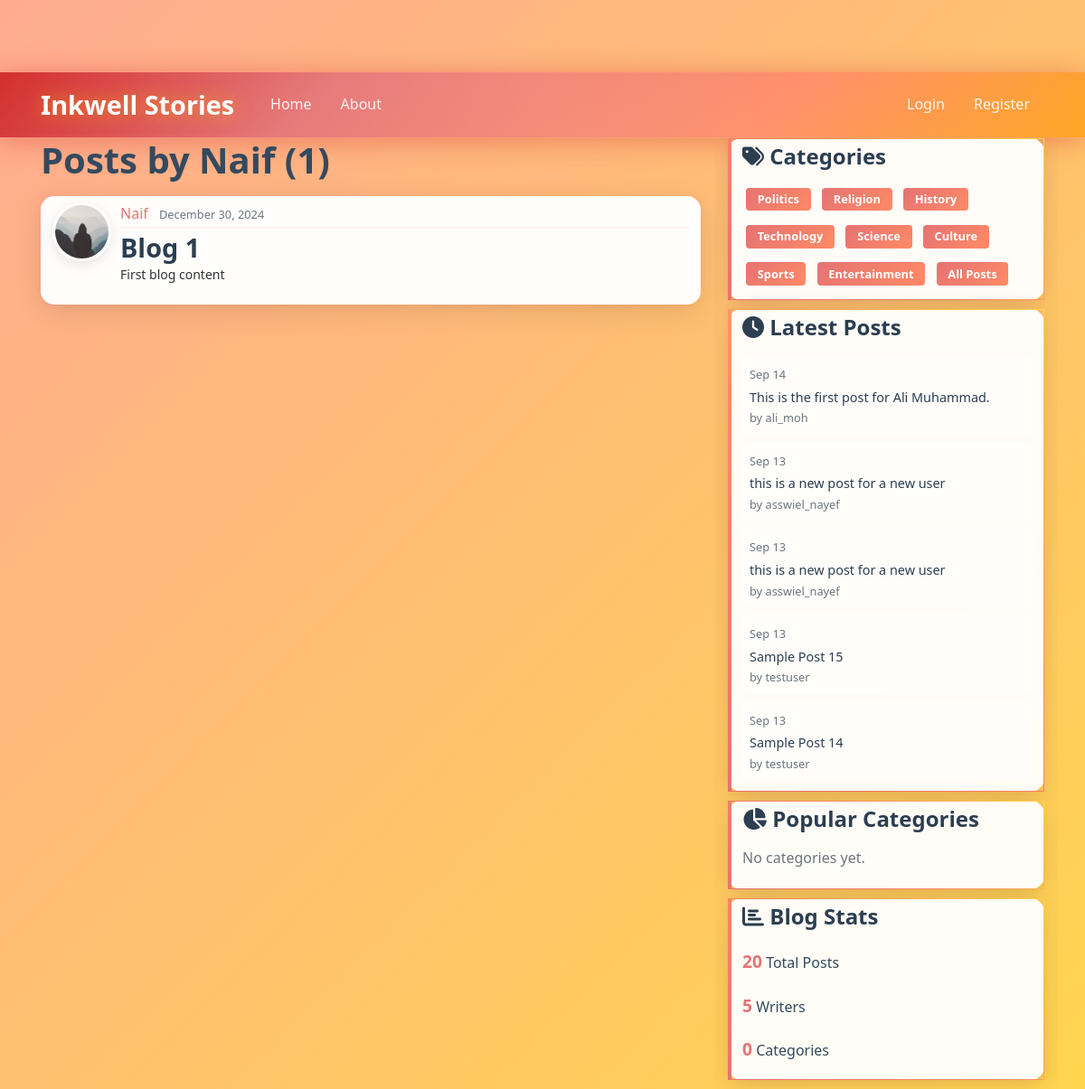
Page /user/Naif on the earlier database version.
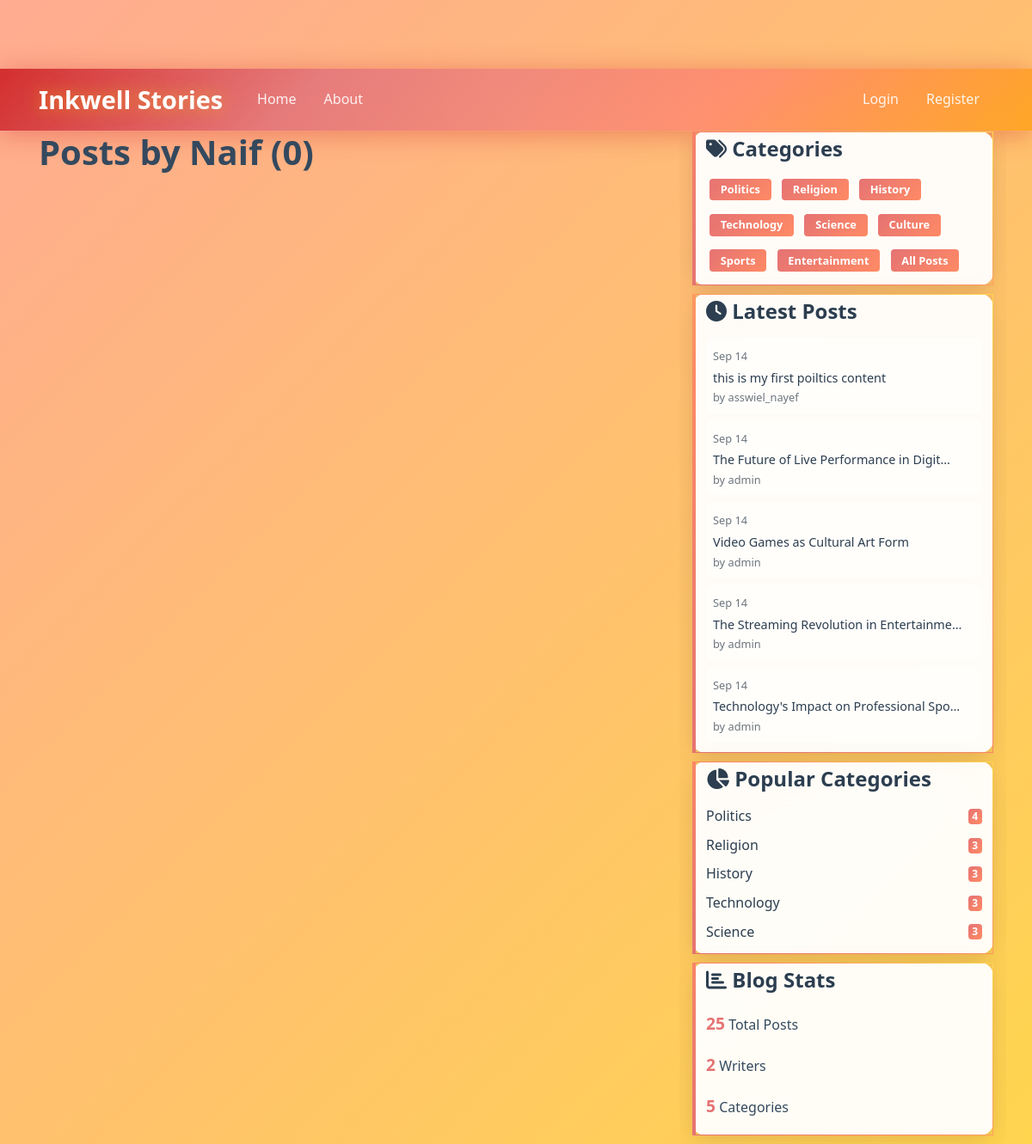
Same page on the later database version.
### blog/models.py (models this page shows, shortened)
class Post(models.Model):
    CATEGORY_CHOICES = [
        ('politics', 'Politics'),
        ('religion', 'Religion'),
        ('history', 'History'),
        ('technology', 'Technology'),
        ('science', 'Science'),
        ('culture', 'Culture'),
        ('sports', 'Sports'),
        ('entertainment', 'Entertainment'),
        ('other', 'Something else'),
    ]
    title = models.CharField(max_length=100)
    content = models.TextField()
    category = models.CharField(max_length=20, choices=CATEGORY_CHOICES, default='other')
    custom_category = models.CharField(max_length=50, blank=True, null=True, help_text="Enter a custom category if 'Something else' is selected")
    date_posted = models.DateTimeField(default = timezone.now) #when the object is createsd we will assigne the current time to it
    author = models.ForeignKey(User, on_delete=models.CASCADE) # if user is deleted their posts will be delted as well

### users/models.py (models this page shows, shortened)
class Profile(models.Model):
    user = models.OneToOneField(User, on_delete=models.CASCADE) #when deleting user profile will be dleted also
    image = models.ImageField(default='default.jpg', upload_to='profile_pic')

### blog/views.py (the view)
# urls.py: path('user/<str:username>', views.user_posts, name='user-posts'),
def user_posts(request, username):
    user = get_object_or_404(User, username=username)
    posts = Post.objects.filter(author=user).order_by('-date_posted')
    return render(request, 'blog/user_posts.html', {'posts': posts, 'page_user': user})

### blog/templates/blog/user_posts.html (shortened to what this page needs)
{% extends "blog/base.html" %}
{% block content %}
    <h1 class="mb-3">Posts by {{ page_user.username }} ({{ posts.count }})</h1>
    {% for post in posts %}
        <article class="media content-section">
          <img class="rounded-circle article-img" src="{{ post.author.profile.image.url }}">
          <div class="media-body">
            <div class="article-metadata">
              <a class="mr-2" href="{% url 'user-posts' post.author.username %}">{{ post.author }}</a>
              <small class="text-muted">{{ post.date_posted|date:"F d, Y" }}</small>
            </div>
            <h2><a class="article-title" href="{% url 'post-detail' post.id %}">{{ post.title }}</a></h2>
            <p class="article-content">{{ post.content }}</p>
          </div>
        </article>
    {% endfor %}
{% endblock content %}

### blog/templates/blog/base.html (shortened to what the changed rows need)
{% load static %}
<!DOCTYPE html>
<html>
<head>
    <link rel="stylesheet" href="https://maxcdn.bootstrapcdn.com/bootstrap/4.0.0/css/bootstrap.min.css">
    <link rel="stylesheet" href="https://cdnjs.cloudflare.com/ajax/libs/font-awesome/6.0.0/css/all.min.css">
    <link rel="stylesheet" type="text/css" href="{% static 'blog/main.css' %}">
</head>
<body>
    <main role="main" class="container">
      <div class="row">
        <div class="col-md-8">
          {% block content %}{% endblock %}
        </div>
        <div class="col-md-4">
          <div class="content-section mb-3">
            <div class="latest-posts">
              {% for post in latest_posts %}
              <div class="latest-post-item mb-2">
                <small class="text-muted">{{ post.date_posted|date:"M d" }}</small>
                <br>
                <a href="{% url 'post-detail' post.pk %}" class="latest-post-title">{{ post.title|truncatechars:40 }}</a>
                <small class="text-muted d-block">by {{ post.author.username }}</small>
              </div>
              {% empty %}
              <p class="text-muted">No posts yet.</p>
              {% endfor %}
            </div>
          </div>
          <div class="content-section mb-3">
            <div class="popular-categories">
              {% for category in popular_categories %}
              <div class="d-flex justify-content-between align-items-center mb-2">
                <span class="category-name">{{ category.name }}</span>
                <span class="badge badge-secondary">{{ category.count }}</span>
              </div>
              {% empty %}
              <p class="text-muted">No categories yet.</p>
              {% endfor %}
            </div>
          </div>
          <div class="content-section">
            <div class="blog-stats">
              <div class="stat-item mb-2">
                <strong>{{ total_posts }}</strong> Total Posts
              </div>
              <div class="stat-item mb-2">
                <strong>{{ total_users }}</strong> Writers
              </div>
              <div class="stat-item mb-2">
                <strong>{{ total_categories }}</strong> Categories
              </div>
            </div>
          </div>
        </div>
      </div>
    </main>
</body>
</html>

Differences in the rows shown:
removed Post: author.profile.image (picture), author "Naif", date_posted "December 30, 2024", title "Blog 1", content "First blog content", shown under "Posts by Naif (1)"
removed Post: date_posted "Sep 14", title "This is the first post for Ali Muhammad.", author.username "ali_moh", shown under "Latest Posts"
removed Post: date_posted "Sep 13", title "this is a new post for a new user", author.username "asswiel_nayef", shown under "Latest Posts"
removed Post: date_posted "Sep 13", title "this is a new post for a new user", author.username "asswiel_nayef", shown under "Latest Posts"
removed Post: date_posted "Sep 13", title "Sample Post 15", author.username "testuser", shown under "Latest Posts"
removed Post: date_posted "Sep 13", title "Sample Post 14", author.username "testuser", shown under "Latest Posts"
added Post: date_posted "Sep 14", title "this is my first poiltics content", author.username "asswiel_nayef", shown under "Latest Posts"
added Post: date_posted "Sep 14", title "The Future of Live Performance in Digit…", author.username "admin", shown under "Latest Posts"
added Post: date_posted "Sep 14", title "Video Games as Cultural Art Form", author.username "admin", shown under "Latest Posts"
added Post: date_posted "Sep 14", title "The Streaming Revolution in Entertainme…", author.username "admin", shown under "Latest Posts"
added Post: date_posted "Sep 14", title "Technology's Impact on Professional Spo…", author.username "admin", shown under "Latest Posts"
Other differences:
{{ posts.count }}: "1" → "0"
{{ total_posts }}: "20" → "25"
{{ total_users }}: "5" → "2"
{{ total_categories }}: "0" → "5"
new list line: "Politics 4"
new list line: "Religion 3"
new list line: "History 3"
new list line: "Technology 3"
new list line: "Science 3"
text no longer shown: "No categories yet."
